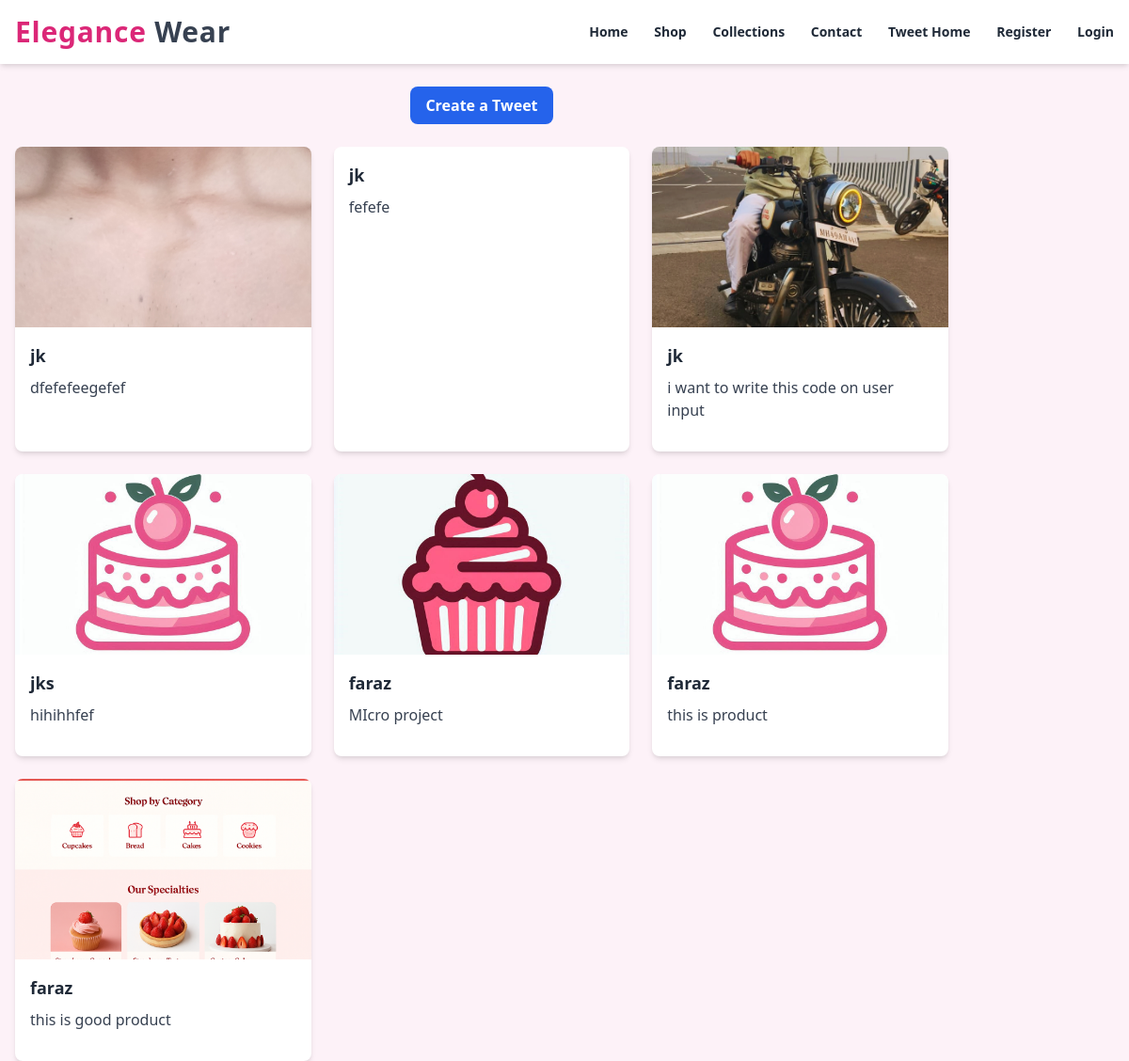
Screenshot of /tweet/ with the database file from the repository.
### tweet/models.py (models this page shows, shortened)
class Tweet(models.Model):
    user = models.ForeignKey(User, on_delete=models.CASCADE)
    text = models.TextField(max_length=430)
    photo = models.ImageField(upload_to='photos/', blank=True, null= True)
    created_at = models.DateTimeField(auto_now_add=True)
    updated_at = models.DateTimeField(auto_now=True)

### tweet/views.py (the view)
# urls.py: path('', views.tweet_list, name='tweet_list'),
def tweet_list(request):
    tweets = Tweet.objects.all().order_by('-created_at')
    return render(request, 'tweets_list.html', {'tweets':tweets})

### tweet/templates/tweets_list.html (shortened to what this page needs)
{% extends "layout.html" %}
{% block content %}
<br>
<div class="text-center mb-6">
    <a class="inline-block bg-blue-600 hover:bg-blue-700 text-white font-semibold py-2 px-4 rounded-lg transition duration-300" href="{% url 'tweet_create' %}">
        Create a Tweet
    </a>
</div>
<div class="container mx-auto grid grid-cols-1 sm:grid-cols-2 md:grid-cols-3 gap-6 px-4">
    {% for tweet in tweets %}
    <div class="bg-white rounded-lg shadow-md overflow-hidden">
        {% if tweet.photo %}
        <img src="{{ tweet.photo.url }}" class="w-full h-48 object-cover" alt="Tweet Photo">
        {% endif %}
        <div class="p-4">
            <h5 class="text-lg font-semibold mb-2">{{ tweet.user.username }}</h5>
            <p class="text-gray-700 mb-4">
                {{ tweet.text }}
            </p>
        </div>
    </div>
    {% endfor %}
</div>
{% endblock %}

### templates/layout.html (shortened to what this page needs)
{% load static %}
<!DOCTYPE html>
<html lang="en">
<head>
    <link href="https://cdn.jsdelivr.net/npm/tailwindcss@2.2.19/dist/tailwind.min.css" rel="stylesheet">
    <link href="https://cdnjs.cloudflare.com/ajax/libs/font-awesome/6.4.0/css/all.min.css" rel="stylesheet">
</head>
<body class = "bg-pink-50 text-gray-800 font-sans ">
  <header class="bg-white shadow-md sticky top-0 z-50">
    <div class="max-w-7xl mx-auto px-4 py-4 flex justify-between items-center">
      <h1 class="text-3xl font-extrabold text-pink-600 tracking-wide">Elegance <span class="text-gray-700">Wear</span></h1>
      <nav class="space-x-6 text-sm font-semibold">
        <a href="#" class="hover:text-pink-600 transition">Home</a>
        <a href="#" class="hover:text-pink-600 transition">Shop</a>
        <a href="#" class="hover:text-pink-600 transition">Collections</a>
        <a href="#" class="hover:text-pink-600 transition">Contact</a>
        <a href="{% url 'tweet_list' %}" class="btn">Tweet Home</a>
        {% if user.is_authenticated %}
        <form  method="post" action = "{% url 'logout' %}" class="inline-block ml-4">
          {% csrf_token %}
          <button class="bg-gray-800 text-white px-3 py-1 rounded hover:bg-gray-700 transition" type="submit">logout</button>
        </form>
        {% else %}
        <a href="{% url 'tweet_register' %}" class="btn">Register</a>
        <a href="{% url 'login' %}" class="btn">Login</a>
        {% endif %}
      </nav>
    </div>
  </header>
    <div class="container">
        {% block content %}
        {% endblock  %}
    </div>
</body>
</html>

### rows the page displays
Tweet: photo (picture), user.username "jk", text "dfefefeegefef"
Tweet: user.username "jk", text "fefefe"
Tweet: photo (picture), user.username "jk", text "i want to write this code on user input"
Tweet: photo (picture), user.username "jks", text "hihihhfef"
Tweet: photo (picture), user.username "faraz", text "MIcro project"
Tweet: photo (picture), user.username "faraz", text "this is product"
Tweet: photo (picture), user.username "faraz", text "this is good product"
